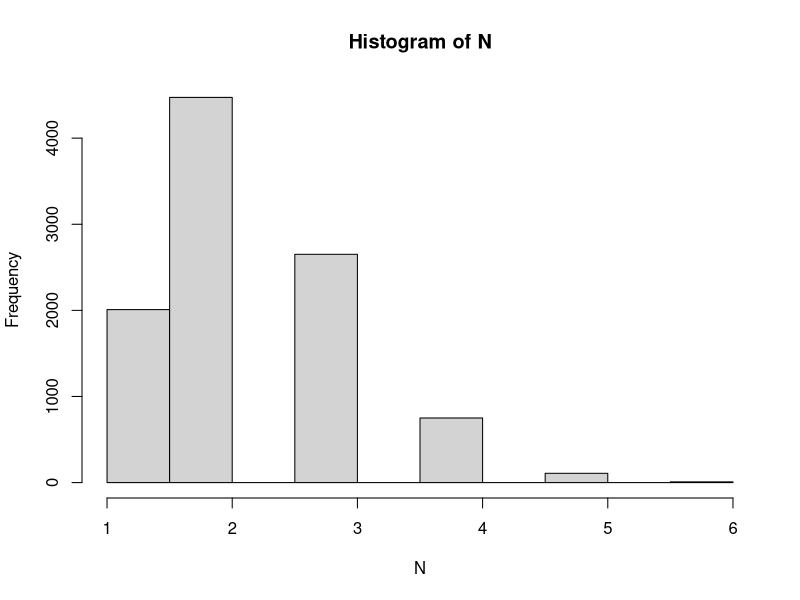

Write R code to recreate this figure.

N <- seq (1:10000)


for ( i in 1:10000) {
x <- rgamma(1000,2,3)
# sample size of 1000 taken.

s<- 0
n<- 1
while (s <1) {
s <- s + x[n]
n<- n +1

}

N[i] <- n-1
}

hist (N)



